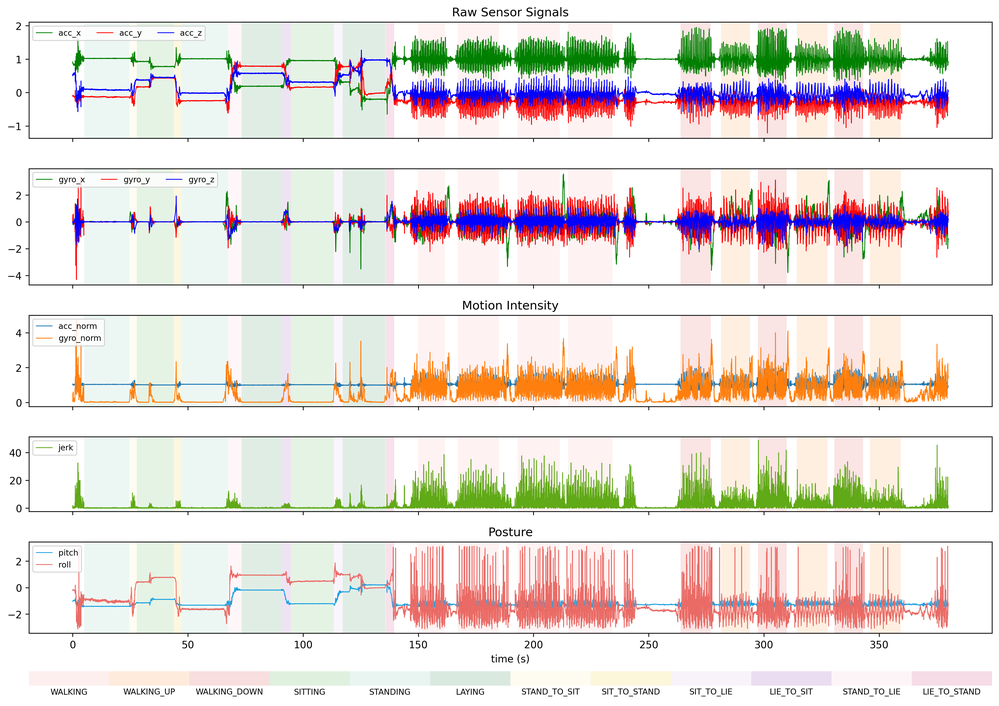
#> input picture artifacts/notebooks/poster_pdf/user01_exp00_bg.png, 999 x 706 px, shrunk from 4169 x 2947 before the run
$ python pdf.py
#> lines starting #> are read from the running program, lines starting #| are printed output that depends on the picture
from PIL import Image

img = Image.open("user01_exp00_bg.png").convert("RGB")
img.save("user01_exp00_bg.pdf", resolution=300)

img = Image.open("20260128_2220_after_counts.png").convert("RGB")
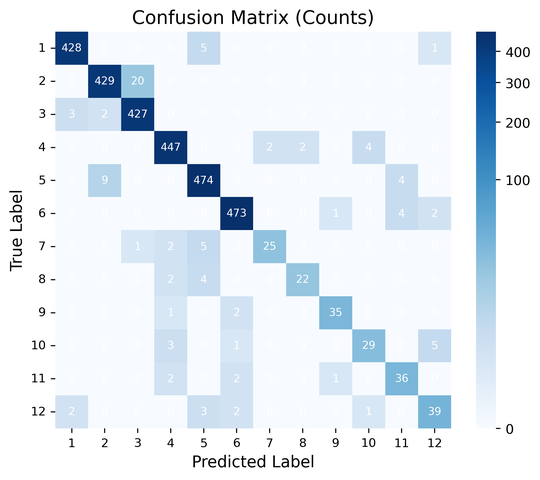
#> input picture artifacts/notebooks/poster_pdf/20260128_2220_after_counts.png, 540 x 480 px, shrunk from 2255 x 2001 before the run
#> img: PIL image 540x480 RGB
img.save("20260128_2220_after_counts.pdf", resolution=300)

img = Image.open("20260129_0752_after_prob.png").convert("RGB")
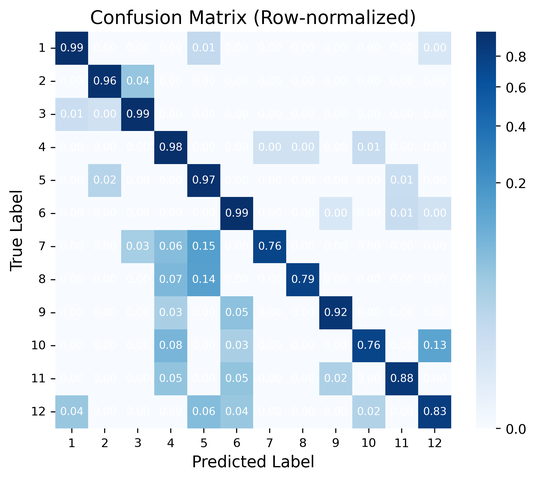
#> input picture artifacts/notebooks/poster_pdf/20260129_0752_after_prob.png, 536 x 480 px, shrunk from 2238 x 2001 before the run
#> img: PIL image 536x480 RGB
img.save("20260129_0752_after_prob.pdf", resolution=300)

img = Image.open("20260129_1850_CNN_TCN_before.png").convert("RGB")
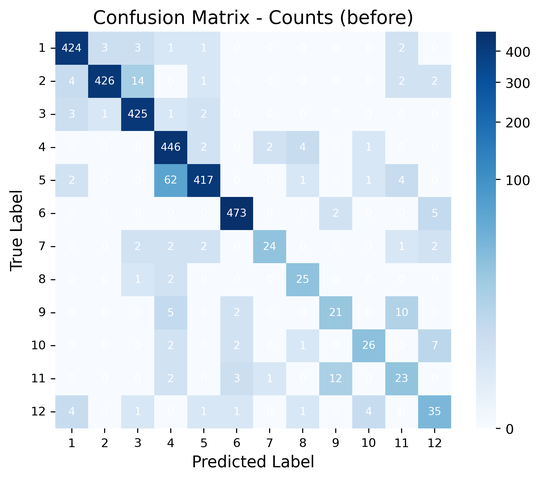
#> input picture artifacts/notebooks/poster_pdf/20260129_1850_CNN_TCN_before.png, 540 x 480 px, shrunk from 2255 x 2001 before the run
#> img: PIL image 540x480 RGB
img.save("20260129_1850_CNN_TCN_before.pdf", resolution=300)

img = Image.open("20260131_0214_CNN_TCN_tsne_test.png").convert("RGB")
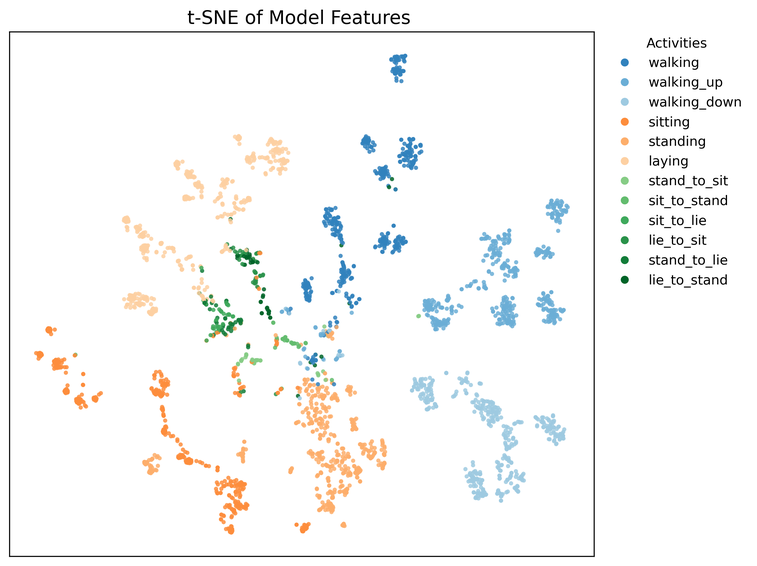
#> input picture artifacts/notebooks/poster_pdf/20260131_0214_CNN_TCN_tsne_test.png, 757 x 566 px, shrunk from 3157 x 2360 before the run
#> img: PIL image 757x566 RGB
img.save("20260131_0214_CNN_TCN_tsne_test.pdf", resolution=300)

img = Image.open("transition_prior.png").convert("RGB")
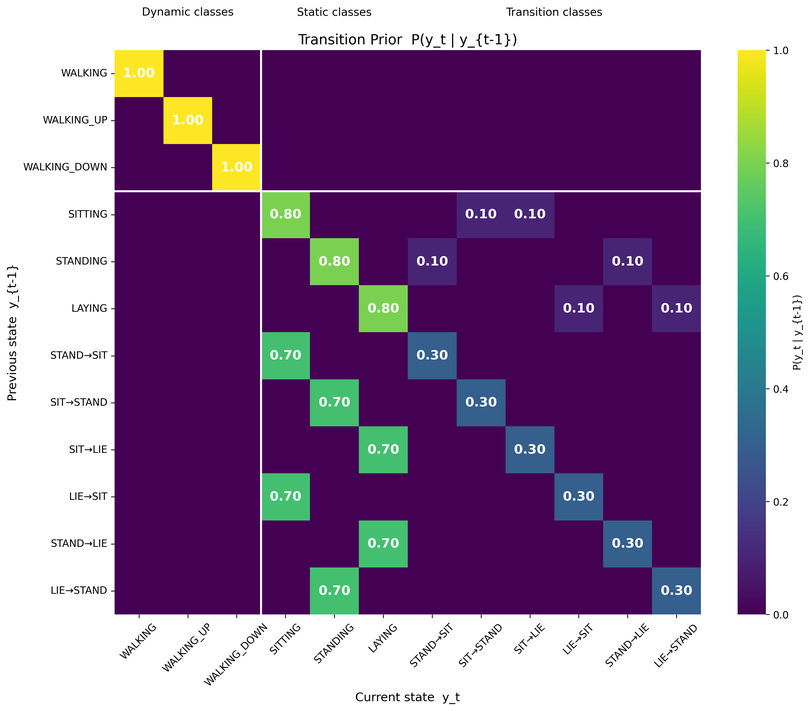
#> input picture artifacts/notebooks/poster_pdf/transition_prior.png, 810 x 711 px, shrunk from 3379 x 2967 before the run
#> img: PIL image 810x711 RGB
img.save("transition_prior.pdf", resolution=300)

#img = Image.open("user01_exp00_bg.png").convert("RGB")
#img.save("user01_exp00_bg.pdf", resolution=300)
